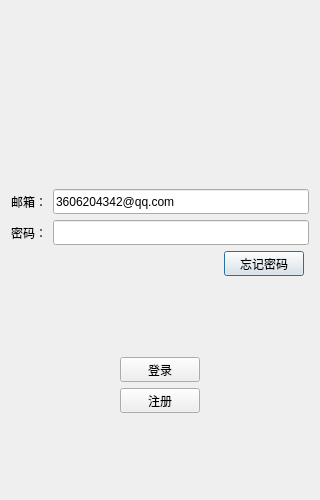
<?xml version="1.0" encoding="UTF-8"?>
<ui version="4.0">
 <class>logDialog</class>
 <widget class="QDialog" name="logDialog">
  <property name="geometry">
   <rect>
    <x>0</x>
    <y>0</y>
    <width>320</width>
    <height>500</height>
   </rect>
  </property>
  <property name="minimumSize">
   <size>
    <width>320</width>
    <height>500</height>
   </size>
  </property>
  <property name="maximumSize">
   <size>
    <width>320</width>
    <height>500</height>
   </size>
  </property>
  <property name="windowTitle">
   <string>Dialog</string>
  </property>
  <layout class="QVBoxLayout" name="verticalLayout_3">
   <item>
    <spacer name="verticalSpacer_3">
     <property name="orientation">
      <enum>Qt::Vertical</enum>
     </property>
     <property name="sizeHint" stdset="0">
      <size>
       <width>20</width>
       <height>19</height>
      </size>
     </property>
    </spacer>
   </item>
   <item>
    <layout class="QHBoxLayout" name="horizontalLayout_6">
     <item>
      <spacer name="horizontalSpacer_7">
       <property name="orientation">
        <enum>Qt::Horizontal</enum>
       </property>
       <property name="sizeHint" stdset="0">
        <size>
         <width>40</width>
         <height>20</height>
        </size>
       </property>
      </spacer>
     </item>
     <item>
      <widget class="QLabel" name="label_3">
       <property name="maximumSize">
        <size>
         <width>200</width>
         <height>200</height>
        </size>
       </property>
       <property name="layoutDirection">
        <enum>Qt::LeftToRight</enum>
       </property>
       <property name="autoFillBackground">
        <bool>false</bool>
       </property>
       <property name="text">
        <string/>
       </property>
       <property name="pixmap">
        <pixmap resource="re.qrc">:/res/logChat.png</pixmap>
       </property>
       <property name="scaledContents">
        <bool>true</bool>
       </property>
       <property name="alignment">
        <set>Qt::AlignCenter</set>
       </property>
      </widget>
     </item>
     <item>
      <spacer name="horizontalSpacer_6">
       <property name="orientation">
        <enum>Qt::Horizontal</enum>
       </property>
       <property name="sizeHint" stdset="0">
        <size>
         <width>40</width>
         <height>20</height>
        </size>
       </property>
      </spacer>
     </item>
    </layout>
   </item>
   <item>
    <spacer name="verticalSpacer_2">
     <property name="orientation">
      <enum>Qt::Vertical</enum>
     </property>
     <property name="sizeHint" stdset="0">
      <size>
       <width>100</width>
       <height>19</height>
      </size>
     </property>
    </spacer>
   </item>
   <item>
    <layout class="QVBoxLayout" name="verticalLayout">
     <item>
      <layout class="QHBoxLayout" name="horizontalLayout_5">
       <item>
        <widget class="QLabel" name="label">
         <property name="minimumSize">
          <size>
           <width>0</width>
           <height>25</height>
          </size>
         </property>
         <property name="maximumSize">
          <size>
           <width>16777215</width>
           <height>25</height>
          </size>
         </property>
         <property name="text">
          <string>邮箱：</string>
         </property>
        </widget>
       </item>
       <item>
        <widget class="QLineEdit" name="account">
         <property name="minimumSize">
          <size>
           <width>0</width>
           <height>25</height>
          </size>
         </property>
         <property name="maximumSize">
          <size>
           <width>16777215</width>
           <height>25</height>
          </size>
         </property>
         <property name="text">
          <string>3606204342@qq.com</string>
         </property>
        </widget>
       </item>
      </layout>
     </item>
     <item>
      <layout class="QHBoxLayout" name="horizontalLayout_4">
       <item>
        <widget class="QLabel" name="label_2">
         <property name="minimumSize">
          <size>
           <width>0</width>
           <height>25</height>
          </size>
         </property>
         <property name="maximumSize">
          <size>
           <width>16777215</width>
           <height>25</height>
          </size>
         </property>
         <property name="text">
          <string>密码：</string>
         </property>
        </widget>
       </item>
       <item>
        <widget class="PasswordLineEdit" name="password">
         <property name="minimumSize">
          <size>
           <width>0</width>
           <height>25</height>
          </size>
         </property>
         <property name="maximumSize">
          <size>
           <width>16777215</width>
           <height>25</height>
          </size>
         </property>
        </widget>
       </item>
      </layout>
     </item>
     <item>
      <layout class="QHBoxLayout" name="horizontalLayout_3">
       <property name="rightMargin">
        <number>5</number>
       </property>
       <item>
        <widget class="QLabel" name="tip">
         <property name="text">
          <string/>
         </property>
        </widget>
       </item>
       <item>
        <spacer name="horizontalSpacer_5">
         <property name="orientation">
          <enum>Qt::Horizontal</enum>
         </property>
         <property name="sizeHint" stdset="0">
          <size>
           <width>178</width>
           <height>20</height>
          </size>
         </property>
        </spacer>
       </item>
       <item>
        <widget class="QPushButton" name="forget">
         <property name="minimumSize">
          <size>
           <width>0</width>
           <height>25</height>
          </size>
         </property>
         <property name="maximumSize">
          <size>
           <width>16777215</width>
           <height>25</height>
          </size>
         </property>
         <property name="text">
          <string>忘记密码</string>
         </property>
        </widget>
       </item>
      </layout>
     </item>
    </layout>
   </item>
   <item>
    <spacer name="verticalSpacer">
     <property name="orientation">
      <enum>Qt::Vertical</enum>
     </property>
     <property name="sizeHint" stdset="0">
      <size>
       <width>20</width>
       <height>18</height>
      </size>
     </property>
    </spacer>
   </item>
   <item>
    <layout class="QVBoxLayout" name="verticalLayout_2">
     <item>
      <layout class="QHBoxLayout" name="horizontalLayout">
       <item>
        <spacer name="horizontalSpacer">
         <property name="orientation">
          <enum>Qt::Horizontal</enum>
         </property>
         <property name="sizeHint" stdset="0">
          <size>
           <width>40</width>
           <height>20</height>
          </size>
         </property>
        </spacer>
       </item>
       <item>
        <widget class="QPushButton" name="log">
         <property name="minimumSize">
          <size>
           <width>0</width>
           <height>25</height>
          </size>
         </property>
         <property name="maximumSize">
          <size>
           <width>16777215</width>
           <height>25</height>
          </size>
         </property>
         <property name="text">
          <string>登录</string>
         </property>
        </widget>
       </item>
       <item>
        <spacer name="horizontalSpacer_2">
         <property name="orientation">
          <enum>Qt::Horizontal</enum>
         </property>
         <property name="sizeHint" stdset="0">
          <size>
           <width>40</width>
           <height>20</height>
          </size>
         </property>
        </spacer>
       </item>
      </layout>
     </item>
     <item>
      <layout class="QHBoxLayout" name="horizontalLayout_2">
       <item>
        <spacer name="horizontalSpacer_3">
         <property name="orientation">
          <enum>Qt::Horizontal</enum>
         </property>
         <property name="sizeHint" stdset="0">
          <size>
           <width>40</width>
           <height>20</height>
          </size>
         </property>
        </spacer>
       </item>
       <item>
        <widget class="QPushButton" name="registe">
         <property name="minimumSize">
          <size>
           <width>0</width>
           <height>25</height>
          </size>
         </property>
         <property name="maximumSize">
          <size>
           <width>16777215</width>
           <height>25</height>
          </size>
         </property>
         <property name="text">
          <string>注册</string>
         </property>
        </widget>
       </item>
       <item>
        <spacer name="horizontalSpacer_4">
         <property name="orientation">
          <enum>Qt::Horizontal</enum>
         </property>
         <property name="sizeHint" stdset="0">
          <size>
           <width>40</width>
           <height>20</height>
          </size>
         </property>
        </spacer>
       </item>
      </layout>
     </item>
    </layout>
   </item>
   <item>
    <spacer name="verticalSpacer_4">
     <property name="orientation">
      <enum>Qt::Vertical</enum>
     </property>
     <property name="sizeHint" stdset="0">
      <size>
       <width>20</width>
       <height>19</height>
      </size>
     </property>
    </spacer>
   </item>
  </layout>
 </widget>
 <customwidgets>
  <customwidget>
   <class>PasswordLineEdit</class>
   <extends>QLineEdit</extends>
   <header location="global">passwordlineedit.h</header>
  </customwidget>
 </customwidgets>
 <resources>
  <include location="re.qrc"/>
 </resources>
 <connections/>
</ui>
